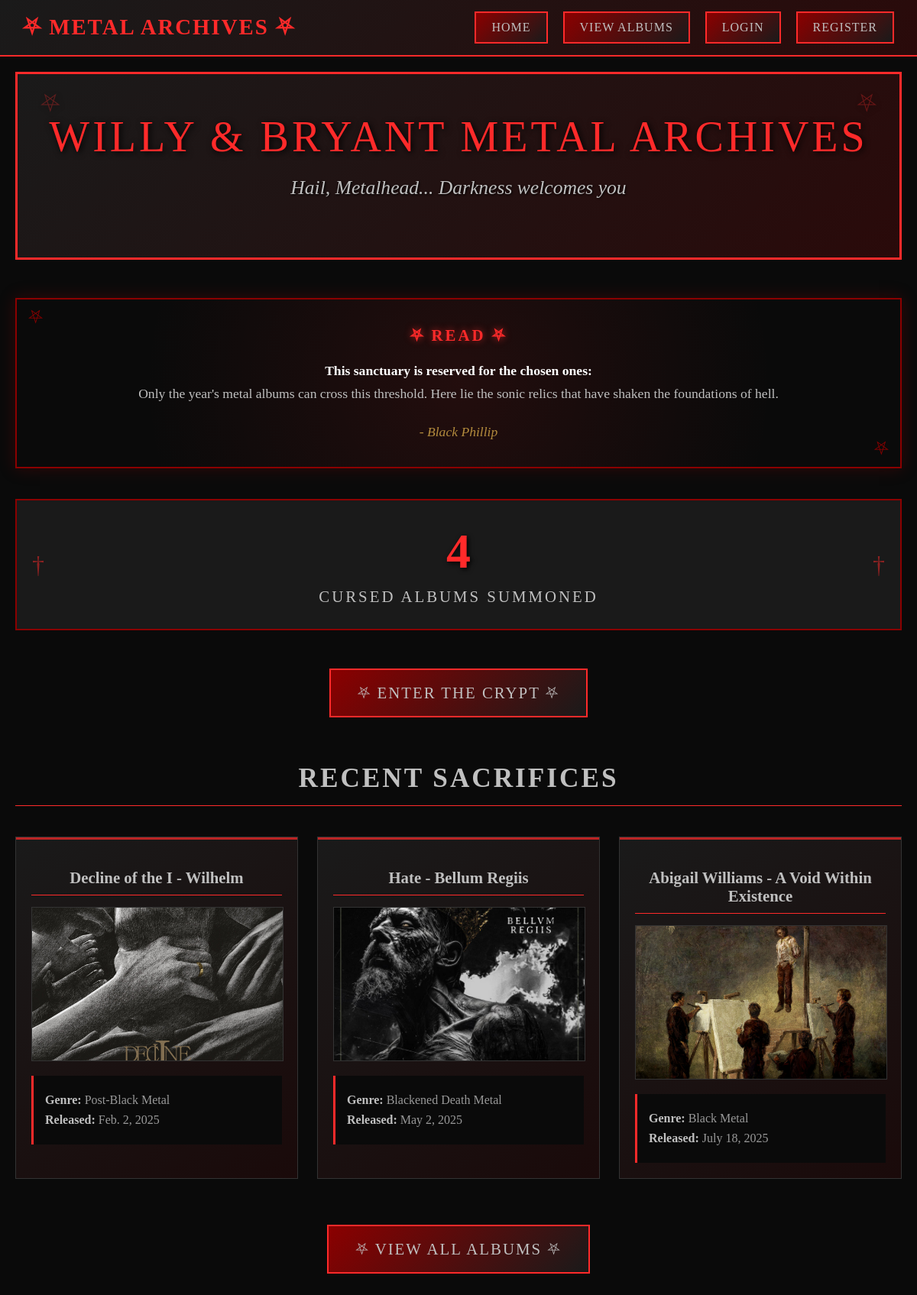
The page / on the database its author committed.
### albums/models.py (models this page shows, shortened)
class Album(models.Model):
    title = models.CharField(max_length=200)
    band = models.CharField(max_length=200)
    genre = models.CharField(max_length=100, default='Metal')
    release_date = models.DateField()
    uploaded_by = models.ForeignKey(User, on_delete=models.CASCADE)
    description = models.TextField(blank=True)
    cover = models.ImageField(
        upload_to=cover_upload_path, blank=True, null=True)
    created_at = models.DateTimeField(auto_now_add=True)
    updated_at = models.DateTimeField(auto_now=True)
    class Meta:
        ordering = ['-created_at']

### albums/views.py (the view)
# urls.py: path('', HomeView.as_view(), name='home'),
class HomeView(TemplateView):
    template_name = 'albums/home.html'
    def get_context_data(self, **kwargs):
        context = super().get_context_data(**kwargs)
        context['recent_albums'] = Album.objects.all().order_by('-id')[:3]
        context['total_albums'] = Album.objects.count()
        return context

### albums/templates/albums/home.html (shortened to what this page needs)
{% extends 'base.html' %}
{% block content %}
<div class="main-header">
    <h1>WILLY & BRYANT METAL ARCHIVES</h1>
    <p class="welcome">Hail, {% if user.is_authenticated %}{{ user.username }}{% else %}Metalhead{% endif %}... Darkness welcomes you</p>
</div>
<div class="invocation-message" style="background: #0a0a0a; border: 2px solid #8b0000; padding: 35px; margin: 40px 0; position: relative; box-shadow: 0 0 20px rgba(139, 0, 0, 0.3);">
    <div style="position: absolute; top: 0; left: 0; width: 100%; height: 100%; background: radial-gradient(circle at center, rgba(255, 42, 42, 0.1) 0%, transparent 70%); pointer-events: none;"></div>
    <h4 style="color: #ff2a2a; margin: 0 0 20px 0; text-transform: uppercase; letter-spacing: 3px; text-align: center; font-size: 1.3em; text-shadow: 0 0 10px rgba(255, 42, 42, 0.7);">
        ⛧ READ ⛧
    </h4>
    <p style="color: #c0c0c0; margin: 0; line-height: 1.7; text-align: center; font-size: 1.1em; position: relative; z-index: 1;">
        <strong style="color: #ffffff;">This sanctuary is reserved for the chosen ones:</strong><br>
        Only the year's metal albums can cross this threshold.
        Here lie the sonic relics that have shaken the foundations of hell.
    </p>
    <div style="margin-top: 25px; text-align: center; position: relative; z-index: 1;">
        <p style="font-style: italic; margin: 0; color: #b38b3d; font-family: 'Times New Roman', serif; font-size: 1.1em;">
            - Black Phillip
        </p>
    </div>
    <div style="position: absolute; bottom: 10px; right: 15px; color: #8b0000; font-size: 1.5em;">⛧</div>
    <div style="position: absolute; top: 10px; left: 15px; color: #8b0000; font-size: 1.5em;">⛧</div>
</div>
<div class="stats-container">
    <div class="stat-number">{{ total_albums }}</div>
    <div class="stat-label">Cursed Albums Summoned</div>
</div>
{% if user.is_authenticated %}
<div style="text-align: center; margin: 50px 0;">
    <a href="{% url 'upload_album' %}" class="summon-button">
        ⛧ Summon New Album ⛧
    </a>
</div>
{% else %}
<div style="text-align: center; margin: 50px 0;">
    <a href="{% url 'login' %}" class="summon-button">
        ⛧ Enter the Crypt ⛧
    </a>
</div>
{% endif %}
{% if recent_albums %}
<div class="recent-section">
    <h2 class="section-title">Recent Sacrifices</h2>
    <div class="recent-grid">
        {% for album in recent_albums %}
        <div class="album-card" style="background: linear-gradient(145deg, var(--bg-secondary) 0%, #1a0a0a 100%); border: 1px solid var(--border-accent); padding: 20px; position: relative;">
            <div style="position: absolute; top: 0; left: 0; right: 0; height: 3px; background: var(--accent-red); opacity: 0.7;"></div>
            <h3 style="color: var(--accent-metal); font-size: 1.3em; text-align: center; border-bottom: 1px solid var(--accent-red); padding-bottom: 10px; margin-bottom: 15px;">
                {{ album.band }} - {{ album.title }}
            </h3>
            {% if album.cover %}
                <img src="{{ album.cover.url }}" alt="{{ album.title }}" style="width: 100%; height: 200px; object-fit: cover; border: 1px solid var(--border-accent); margin-bottom: 15px;">
            {% else %}
                <div style="height: 200px; background: linear-gradient(135deg, var(--bg-secondary) 0%, #2a1a1a 100%); display: flex; align-items: center; justify-content: center; color: var(--text-secondary); border: 1px dashed var(--border-accent); font-style: italic; margin-bottom: 15px;">
                    🖤 No Cover Art
                </div>
            {% endif %}
            <div style="background: var(--bg-primary); padding: 15px; border-left: 3px solid var(--accent-red);">
                <p style="margin: 8px 0; color: var(--text-secondary);"><strong style="color: var(--accent-metal);">Genre:</strong> {{ album.genre }}</p>
                <p style="margin: 8px 0; color: var(--text-secondary);"><strong style="color: var(--accent-metal);">Released:</strong> {{ album.release_date }}</p>
            </div>
        </div>
        {% endfor %}
    </div>
</div>
{% endif %}
<div class="view-all-container">
    <a href="{% url 'album_list' %}" class="summon-button">
        ⛧ View All Albums ⛧
    </a>
</div>
{% endblock %}

### templates/base.html (style rules this page uses)
:root { --bg-primary: #0a0a0a; --bg-secondary: #1a1a1a; --accent-red: #ff2a2a; --accent-metal: #c0c0c0; --accent-dark-red: #8b0000; --text-primary: #ffffff; --text-secondary: #999999; --border-accent: #333333; }
body { background: var(--bg-primary); color: var(--text-primary); font-family: 'Times New Roman', serif; margin: 0; padding: 0; }

### albums/templates/albums/home.html (style rules this page uses)
.main-header { text-align: center; margin-bottom: 50px; background: linear-gradient(135deg, var(--bg-secondary) 0%, #2a0a0a 100%); padding: 50px 30px; border: 3px solid var(--accent-red); text-shadow: 2px 2px 8px #000000; position: relative; overflow: hidden; }
.main-header::before { content: "⛧"; position: absolute; top: 20px; left: 30px; font-size: 2em; color: var(--accent-red); opacity: 0.3; }
.main-header::after { content: "⛧"; position: absolute; top: 20px; right: 30px; font-size: 2em; color: var(--accent-red); opacity: 0.3; }
.main-header h1 { font-size: 3.5em; color: var(--accent-red); margin: 0; letter-spacing: 4px; text-transform: uppercase; font-weight: normal; }
.main-header .welcome { font-size: 1.6em; color: var(--accent-metal); margin-top: 20px; font-style: italic; text-shadow: 1px 1px 3px #000000; }
.stats-container { background: var(--bg-secondary); padding: 30px; border: 2px solid var(--accent-dark-red); margin: 40px 0; text-align: center; position: relative; }
.stats-container::before, .stats-container::after { content: "†"; position: absolute; top: 50%; transform: translateY(-50%); color: var(--accent-red); font-size: 2em; opacity: 0.5; }
.stats-container::before { left: 20px; }
.stats-container::after { right: 20px; }
.stat-number { font-size: 4em; color: var(--accent-red); font-weight: bold; text-shadow: 2px 2px 6px #000000; }
.stat-label { color: var(--accent-metal); font-size: 1.3em; text-transform: uppercase; letter-spacing: 3px; margin-top: 10px; }
.summon-button { display: inline-block; background: linear-gradient(135deg, var(--accent-dark-red) 0%, var(--bg-secondary) 100%); color: var(--accent-metal) !important; padding: 18px 35px; text-decoration: none; border: 2px solid var(--accent-red); font-family: 'Times New Roman', serif; font-size: 1.3em; text-transform: uppercase; letter-spacing: 2px; transition: all 0.3s ease; position: relative; }
.recent-section { margin: 60px 0; }
.section-title { color: var(--accent-metal); text-align: center; margin: 40px 0; font-size: 2.2em; text-transform: uppercase; letter-spacing: 3px; border-bottom: 1px solid var(--accent-red); padding-bottom: 15px; }
.recent-grid { display: grid; grid-template-columns: repeat(auto-fit, minmax(300px, 1fr)); gap: 25px; margin-top: 30px; }
.view-all-container { text-align: center; margin: 50px 0; }

### rows shown on the page
Album: band "Decline of the I", title "Wilhelm", cover (picture), genre "Post-Black Metal", release_date "Feb. 2, 2025"
Album: band "Hate", title "Bellum Regiis", cover (picture), genre "Blackened Death Metal", release_date "May 2, 2025"
Album: band "Abigail Williams", title "A Void Within Existence", cover (picture), genre "Black Metal", release_date "July 18, 2025"

### other values the page prints
{{ total_albums }} "4"
